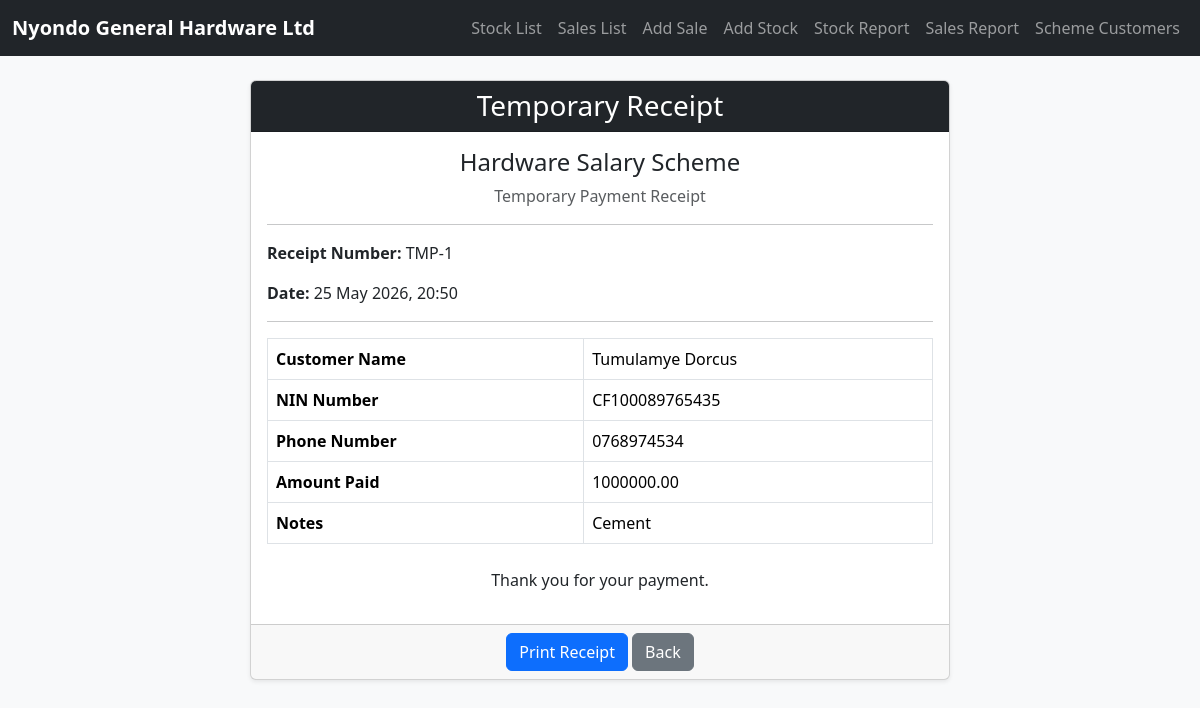
Page /scheme/payment/1/receipt/ on the committed database.
### scheme/models.py (models this page shows, shortened)
class SchemePayment(models.Model):
    customer = models.ForeignKey(SchemeCustomer, on_delete=models.CASCADE)
    amount_paid = models.DecimalField(max_digits=12, decimal_places=2)
    payment_date = models.DateTimeField(auto_now_add=True)
    notes = models.TextField(blank=True)

class SchemeCustomer(models.Model):
    full_name = models.CharField(max_length=150)
    nin_number = models.CharField(max_length=14, unique=True)
    phone_number = models.CharField(max_length=10)
    address = models.TextField()
    occupation = models.CharField(max_length=100, default="Salary Earner")
    employer_name = models.CharField(max_length=150, blank=True)
    date_registered = models.DateTimeField(auto_now_add=True)

### scheme/views.py (the view)
# urls.py: path("payment/<int:payment_id>/receipt/", views.scheme_receipt, name="scheme_receipt"),
def scheme_receipt(request, payment_id):
    payment = get_object_or_404(SchemePayment, id=payment_id)
    return render(request, "scheme_receipt.html", {"payment": payment})

### scheme/templates/scheme_receipt.html
{% extends 'base.html' %}
{% block content %}
<div class="card shadow-sm mx-auto"
     style="max-width: 700px;">
    <div class="card-header bg-dark text-white text-center">
        <h3 class="mb-0">Temporary Receipt</h3>
    </div>
    <div class="card-body">
        <h4 class="text-center">
            Hardware Salary Scheme
        </h4>
        <p class="text-center text-muted">
            Temporary Payment Receipt
        </p>
        <hr>
        <p>
            <strong>Receipt Number:</strong>
            TMP-{{ payment.id }}
        </p>
        <p>
            <strong>Date:</strong>
            {{ payment.payment_date|date:"j F Y, H:i" }}
        </p>
        <hr>
        <table class="table table-bordered">
            <tr>
                <th>Customer Name</th>
                <td>{{ payment.customer.full_name }}</td>
            </tr>
            <tr>
                <th>NIN Number</th>
                <td>{{ payment.customer.nin_number }}</td>
            </tr>
            <tr>
                <th>Phone Number</th>
                <td>{{ payment.customer.phone_number }}</td>
            </tr>
            <tr>
                <th>Amount Paid</th>
                <td>
                    {{ payment.amount_paid }}
                </td>
            </tr>
            <tr>
                <th>Notes</th>
                <td>{{ payment.notes }}</td>
            </tr>
        </table>
        <p class="text-center mt-4">
            Thank you for your payment.
        </p>
    </div>
    <div class="card-footer text-center">
        <button onclick="window.print()"
                class="btn btn-primary">
            Print Receipt
        </button>
        <a href="{% url 'scheme_customer_list' %}"
           class="btn btn-secondary">
            Back
        </a>
    </div>
</div>
{% endblock %}

### rows in the picture
SchemePayment: id "1", payment_date "25 May 2026, 20:50", customer.full_name "Tumulamye Dorcus", customer.nin_number "CF100089765435", customer.phone_number "0768974534", amount_paid "1000000.00", notes "Cement"
